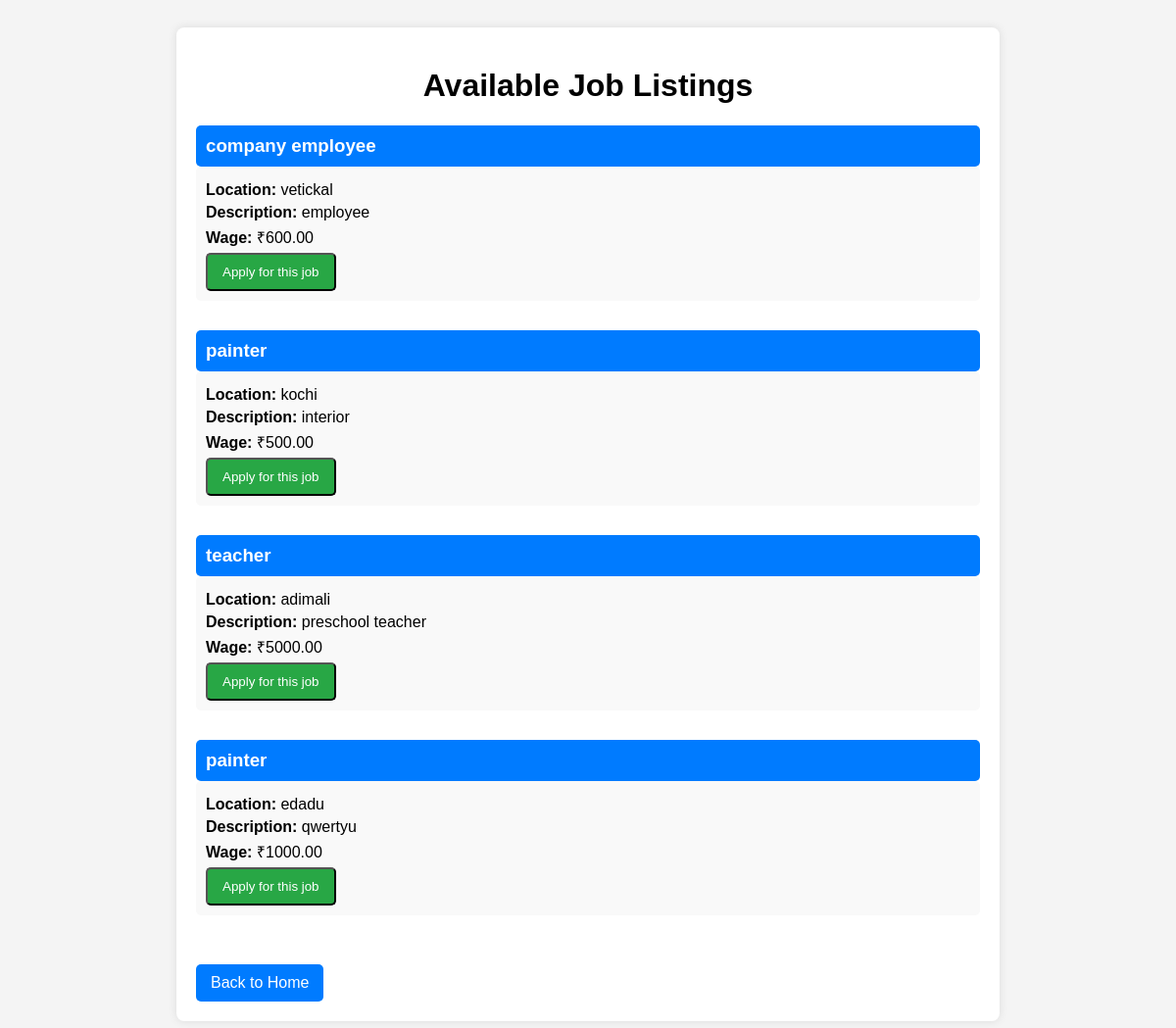
Screenshot of /job_seeker/job_listings.php (signed in) with the database file from the repository.
### tables this page shows
CREATE TABLE `job_postings` (
  `job_id` int(11) NOT NULL,
  `job_title` varchar(255) NOT NULL,
  `description` text NOT NULL,
  `location` varchar(255) NOT NULL,
  `skills_required` text NOT NULL,
  `openings` int(11) NOT NULL,
  `date_time` datetime NOT NULL,
  `hours` int(11) NOT NULL,
  `wage` decimal(10,2) NOT NULL,
  `posted_by` varchar(255) NOT NULL
);

### job_seeker/job_listings.php (the view, shortened to what this page needs)
<?php
include 'connection.php';
$job_query = "SELECT job_id, job_title, description, location, wage, posted_by FROM job_postings";
$result = mysqli_query($conn, $job_query);
?>
<!DOCTYPE html>
<html lang="en">
<head>
</head>
<body>
<div class="job-listing-container">
    <h1>Available Job Listings</h1>
    <?php while ($job = mysqli_fetch_assoc($result)) { ?>
        <div class="job">
            <h3><?php echo $job['job_title']; ?></h3>
            <div class="job-details">
                <p><strong>Location:</strong> <?php echo $job['location']; ?></p>
                <p><strong>Description:</strong> <?php echo $job['description']; ?></p>
                <p><strong>Wage:</strong> ₹<?php echo $job['wage']; ?></p>
                <form method="POST" action="applied_job.php">
                    <button type="submit" class="apply-btn">Apply for this job</button>
                </form>
            </div>
        </div>
    <?php } ?>
    <a href="seeker_home.html" class="back-btn">Back to Home</a>
</div>
</body>
</html>

### job_seeker/job_listings.php (style rules this page uses)
body { font-family: Arial, sans-serif; background-color: #f4f4f4; padding: 20px; }
.job-listing-container { max-width: 800px; margin: 0 auto; background-color: white; padding: 20px; border-radius: 8px; box-shadow: 0 0 10px rgba(0, 0, 0, 0.1); }
h1 { text-align: center; }
.job { margin-bottom: 30px; }
.job h3 { margin: 0; padding: 10px 0; background-color: #007bff; color: white; padding-left: 10px; border-radius: 5px; }
.job-details { padding: 10px; background-color: #f9f9f9; border-radius: 5px; }
.apply-btn { display: inline-block; background-color: #28a745; color: white; padding: 10px 15px; text-decoration: none; border-radius: 5px; cursor: pointer; }
.back-btn { display: inline-block; background-color: #007bff; color: white; padding: 10px 15px; text-decoration: none; border-radius: 5px; margin-top: 20px; }
.job p { margin: 5px 0; }

### rows the page displays
job_postings: job_title "company employee", location "vetickal", description "employee", wage "600.00"
job_postings: job_title "painter", location "kochi", description "interior", wage "500.00"
job_postings: job_title "teacher", location "adimali", description "preschool teacher", wage "5000.00"
job_postings: job_title "painter", location "edadu", description "qwertyu", wage "1000.00"
